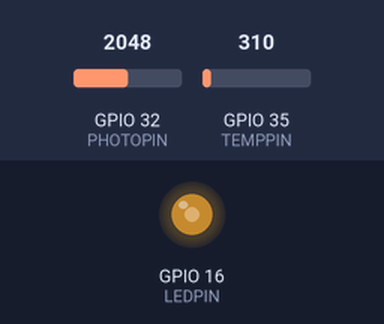
Recording of a sketch running on a simulated ESP32. On the bench: output pins drawn as LEDs (lit = HIGH). Inputs (shaded band) come from the test bench; at power-on: GPIO 32 (PHOTOPIN) = 2048, GPIO 35 (TEMPPIN) = 310. What the sketch prints to the serial monitor is not drawn.

Above: at 0.1 s.
Timing chart, 0 to 1.6 s (numbered marks = the images above):
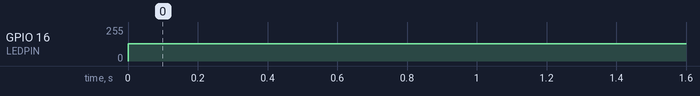

Measured:
- by itself, GPIO 16 (LEDPIN): 0/255 → 128/255 at 0.00 s

The sketch:

PayloadDummy1.ino
```cpp
#define PHOTOPIN 32
#define TEMPPIN 35
#define LEDPIN 16

int photoValue = 0;
int tempValue = 0;
int LEDValue = 1024;
int LEDChannel = 0;

int freq = 5000;
int resolution = 8;

void setup() {
  Serial.begin(9600);
  pinMode(LEDPIN, OUTPUT);
  ledcSetup(LEDChannel, freq, resolution);
  ledcAttachPin(LEDPIN, LEDChannel);
}

void loop() {
  photoValue = analogRead(PHOTOPIN);    // read the value from the sensor
  tempValue  = analogRead(TEMPPIN);
  int resolution = 128;
  ledcWrite(LEDChannel, resolution);
  Serial.print("Photo Value: ");
  Serial.print(photoValue);
  Serial.print("  ");
  Serial.print("Temp Value: ");
  Serial.println(tempValue);
  delay(100);
}
```
